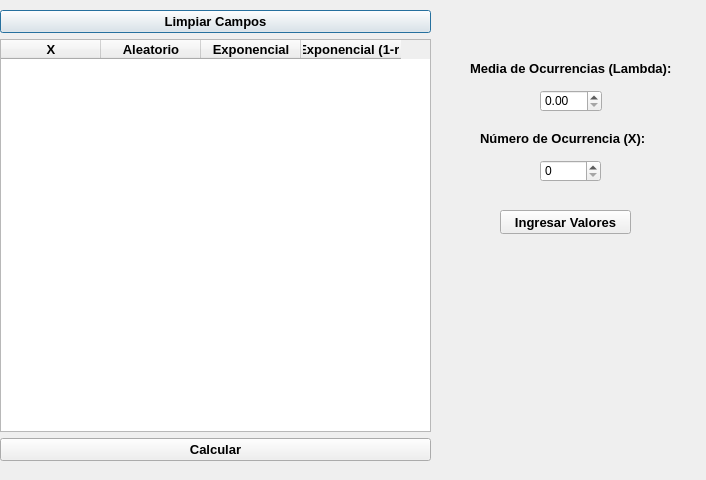
<?xml version="1.0" encoding="UTF-8"?>
<ui version="4.0">
 <class>Dialog</class>
 <widget class="QDialog" name="Dialog">
  <property name="geometry">
   <rect>
    <x>0</x>
    <y>0</y>
    <width>706</width>
    <height>480</height>
   </rect>
  </property>
  <property name="windowTitle">
   <string>Distribución Exponencial</string>
  </property>
  <widget class="QLabel" name="label_2">
   <property name="geometry">
    <rect>
     <x>470</x>
     <y>60</y>
     <width>210</width>
     <height>16</height>
    </rect>
   </property>
   <property name="font">
    <font>
     <pointsize>10</pointsize>
     <weight>75</weight>
     <bold>true</bold>
    </font>
   </property>
   <property name="text">
    <string>Media de Ocurrencias (Lambda):</string>
   </property>
  </widget>
  <widget class="QLabel" name="label">
   <property name="geometry">
    <rect>
     <x>480</x>
     <y>130</y>
     <width>173</width>
     <height>16</height>
    </rect>
   </property>
   <property name="font">
    <font>
     <pointsize>10</pointsize>
     <weight>75</weight>
     <bold>true</bold>
    </font>
   </property>
   <property name="text">
    <string>Número de Ocurrencia (X):</string>
   </property>
  </widget>
  <widget class="QWidget" name="layoutWidget_2">
   <property name="geometry">
    <rect>
     <x>0</x>
     <y>10</y>
     <width>431</width>
     <height>451</height>
    </rect>
   </property>
   <layout class="QGridLayout" name="gridLayout_4">
    <item row="0" column="0">
     <widget class="QPushButton" name="btnEliminaFila">
      <property name="font">
       <font>
        <pointsize>10</pointsize>
        <weight>75</weight>
        <bold>true</bold>
       </font>
      </property>
      <property name="text">
       <string>Limpiar Campos</string>
      </property>
     </widget>
    </item>
    <item row="1" column="0">
     <widget class="QTableWidget" name="tablaExponencial">
      <property name="font">
       <font>
        <pointsize>11</pointsize>
       </font>
      </property>
      <column>
       <property name="text">
        <string>X</string>
       </property>
       <property name="font">
        <font>
         <pointsize>10</pointsize>
         <weight>75</weight>
         <bold>true</bold>
        </font>
       </property>
       <property name="textAlignment">
        <set>AlignHCenter|AlignVCenter|AlignCenter</set>
       </property>
      </column>
      <column>
       <property name="text">
        <string>Aleatorio</string>
       </property>
       <property name="font">
        <font>
         <pointsize>10</pointsize>
         <weight>75</weight>
         <bold>true</bold>
        </font>
       </property>
       <property name="textAlignment">
        <set>AlignHCenter|AlignVCenter|AlignCenter</set>
       </property>
      </column>
      <column>
       <property name="text">
        <string>Exponencial</string>
       </property>
       <property name="font">
        <font>
         <pointsize>10</pointsize>
         <weight>75</weight>
         <bold>true</bold>
        </font>
       </property>
       <property name="textAlignment">
        <set>AlignHCenter|AlignVCenter|AlignCenter</set>
       </property>
      </column>
      <column>
       <property name="text">
        <string>Exponencial (1-r)</string>
       </property>
       <property name="font">
        <font>
         <pointsize>10</pointsize>
         <weight>75</weight>
         <bold>true</bold>
        </font>
       </property>
       <property name="textAlignment">
        <set>AlignHCenter|AlignVCenter|AlignCenter</set>
       </property>
      </column>
     </widget>
    </item>
    <item row="2" column="0">
     <widget class="QPushButton" name="btnCalcular">
      <property name="font">
       <font>
        <pointsize>10</pointsize>
        <weight>75</weight>
        <bold>true</bold>
       </font>
      </property>
      <property name="text">
       <string>Calcular</string>
      </property>
     </widget>
    </item>
   </layout>
  </widget>
  <widget class="QSpinBox" name="txtNumero">
   <property name="geometry">
    <rect>
     <x>540</x>
     <y>160</y>
     <width>61</width>
     <height>22</height>
    </rect>
   </property>
  </widget>
  <widget class="QDoubleSpinBox" name="txtMedia">
   <property name="geometry">
    <rect>
     <x>540</x>
     <y>90</y>
     <width>62</width>
     <height>22</height>
    </rect>
   </property>
  </widget>
  <widget class="QPushButton" name="btnGenerar">
   <property name="geometry">
    <rect>
     <x>500</x>
     <y>210</y>
     <width>131</width>
     <height>24</height>
    </rect>
   </property>
   <property name="font">
    <font>
     <pointsize>10</pointsize>
     <weight>75</weight>
     <bold>true</bold>
    </font>
   </property>
   <property name="text">
    <string>Ingresar Valores</string>
   </property>
  </widget>
 </widget>
 <tabstops>
  <tabstop>txtMedia</tabstop>
  <tabstop>txtNumero</tabstop>
  <tabstop>btnCalcular</tabstop>
  <tabstop>btnEliminaFila</tabstop>
  <tabstop>tablaExponencial</tabstop>
 </tabstops>
 <resources/>
 <connections/>
</ui>
